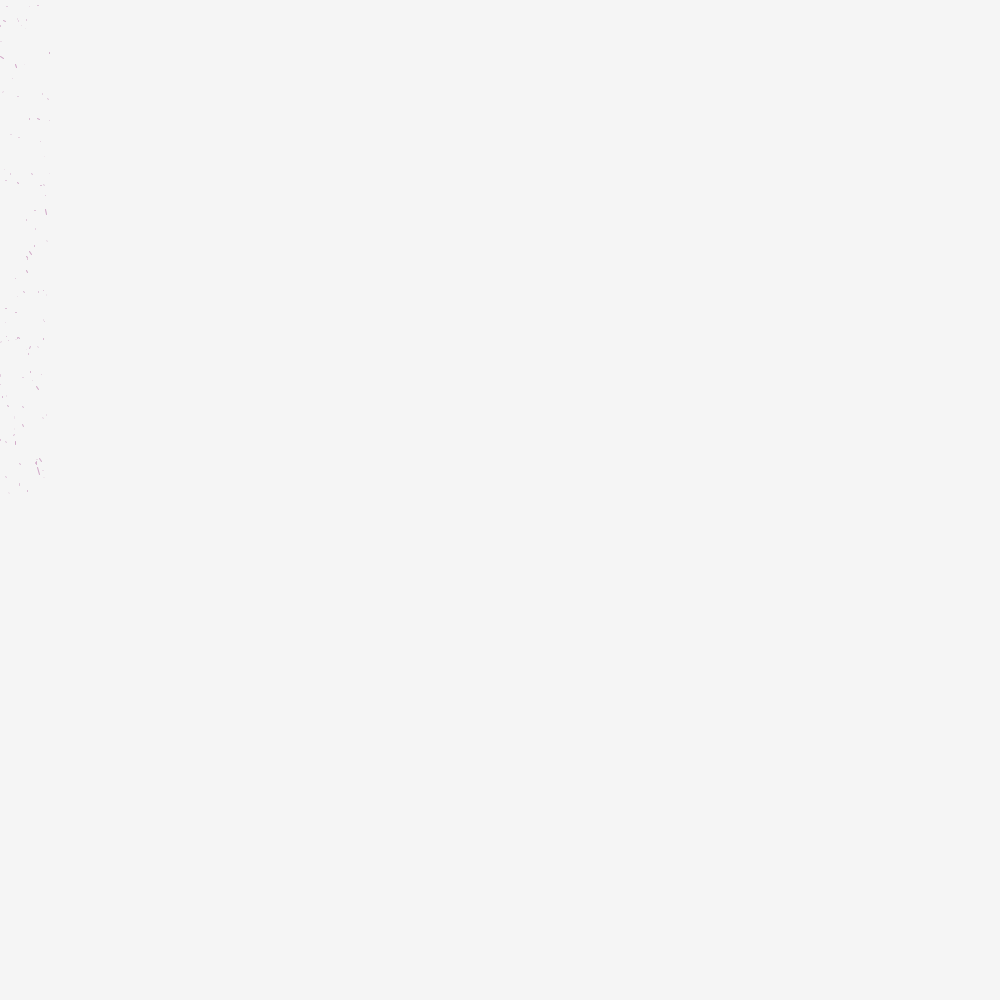
Frame 1 (no input)
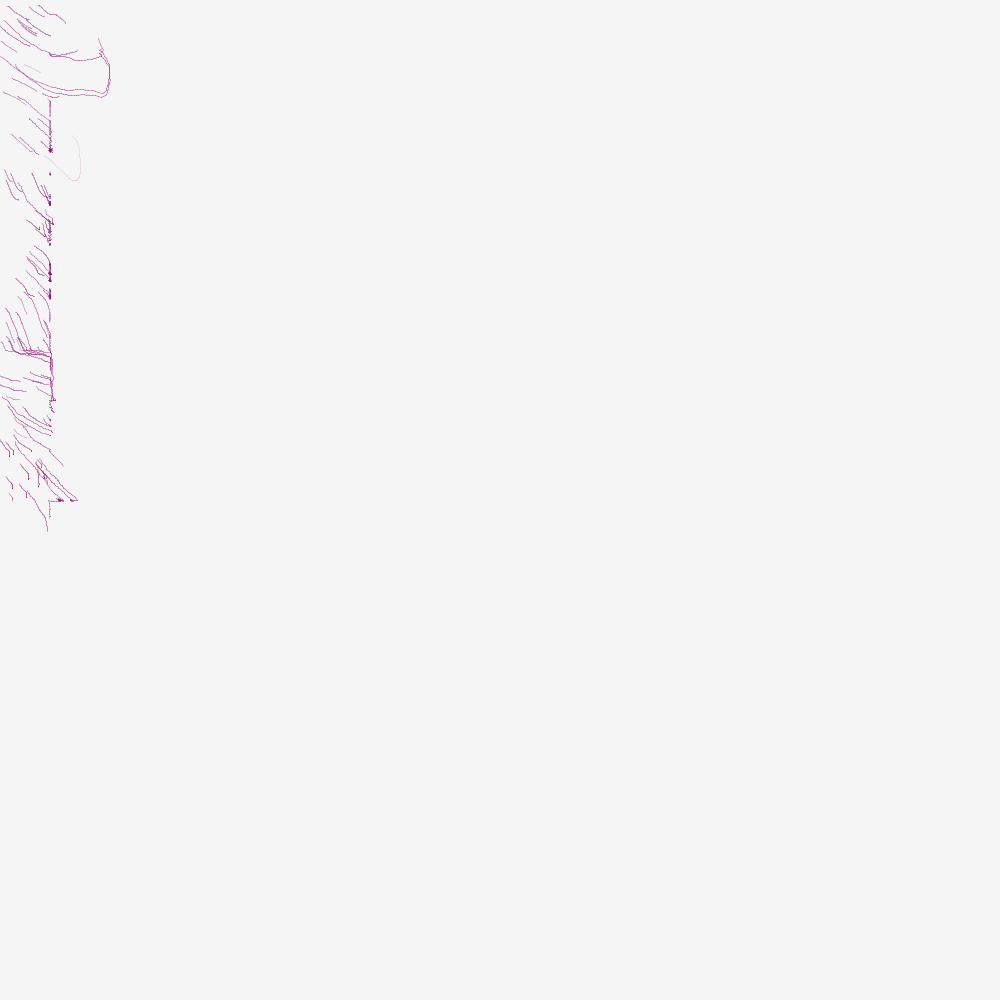
Frame 60 (the mouse pressed at the canvas centre just before this capture)
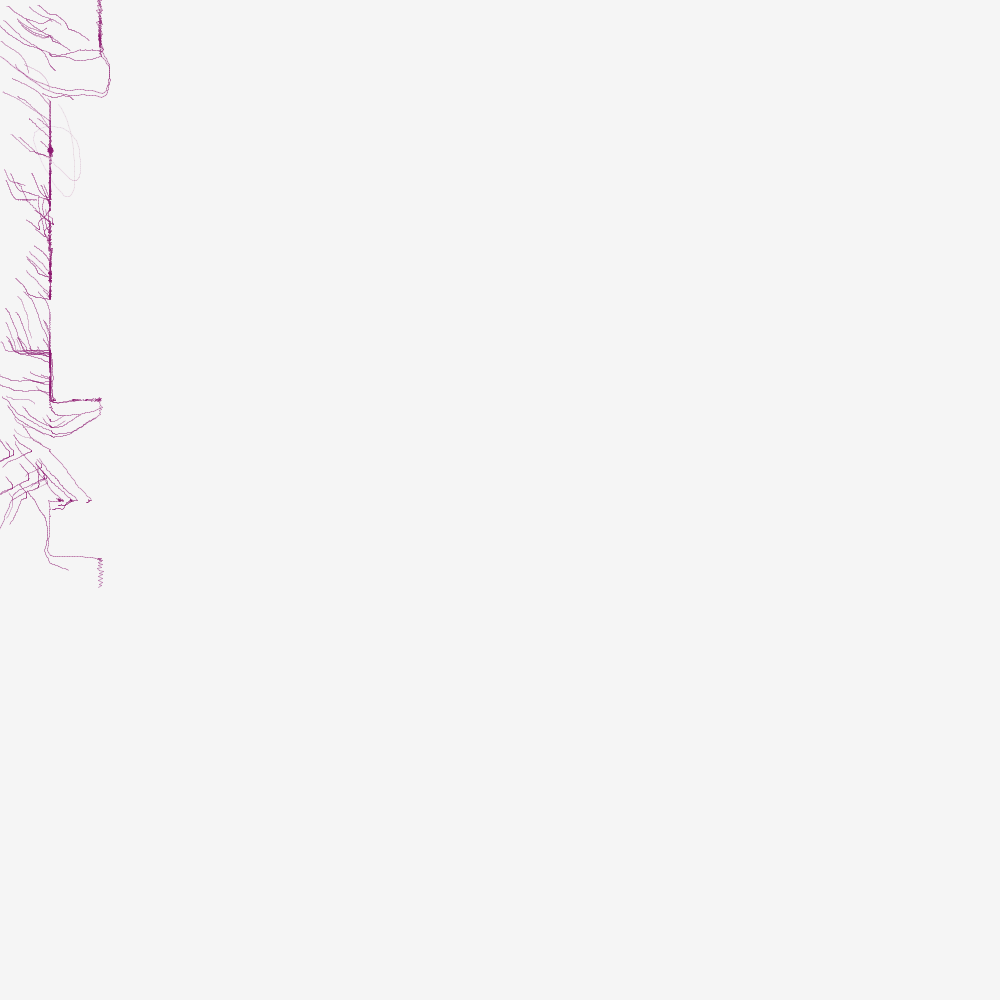
Frame 120 (the mouse held since frame 60 and released just before this capture)

The Processing sketch that drew these frames (run headless with seeded random() and noise(); from frame 60 on, the mouse is pressed at the canvas centre):

// Processing sketch: flow_test1
// ── flow_test1.pde


int x_cnt = 20;
int y_cnt = 20;
int particle_cnt = 100;

int grid_size_x = 100;
int grid_size_y = 100;

float row_cell_size;
float col_cell_size;
grid_cell[][] cells;
g_particle[] particles;

void setup() {
   size(1000,1000);
   background(245,245,245);

    row_cell_size = width / x_cnt;
    col_cell_size = height / y_cnt;
  
  cells = new grid_cell[x_cnt][y_cnt];
  
  for(int i = 0; i < x_cnt; i++) {
    for(int j = 0; j < y_cnt; j++) {
        
       float x_cent = i * row_cell_size  + row_cell_size/2; 
       float y_cent = j * col_cell_size  + col_cell_size/2;  
       //println(x_cent, y_cent);
       
       PVector k = new PVector(x_cent, y_cent);
       PVector s = new PVector(row_cell_size, col_cell_size);
       PVector l = new PVector();
       PVector m = new PVector();
       
       if(i % 4 == 0) {
         l.set(random(5)+10, random(5)+10);
         m.set(random(5) * i +10, random(5) * j +10);
       } else {
         l.set(random(-5,5), random(-5,5));
         m.set(random(-5,5) * i, random(-5,5) * j);
       }
       
       //grid_cell g = new grid_cell(k, s, l, m);
       cells[i][j] = new grid_cell(k, s, l, m);
       
       
       //println("i: ", i, " j: ", j);
       //cells[i][j].display();
       
    } //j
  }  //i
  
  //particles
  particles = new g_particle[particle_cnt];
  
  for(int p = 0; p < particle_cnt; p++) {
    PVector particle_loc = new PVector();
    particle_loc.x = (random(width/20));
    particle_loc.y = (random(height/2));
    
    PVector v = new PVector();
    v.x = random(-1,1);
    v.y = random(-1,1);
    particles[p] = new g_particle(particle_loc, v);
  
  } //p
  
} //setup


void draw() {
  //background(240,240,240);
  //particles
      for(int p = 0; p < particle_cnt; p++) {
        particles[p].get_cell(cells);
        //println("P: ", particles[p].parent_cell.flow_mag.x, particles[p].parent_cell.flow_mag.x);
        particles[p].update();
        
         
         if(p > 0) {
           particles[p].apply_force(particles[p-1].vel);
         }
         
         particles[p].display();
          
      } //p
      
     //update cells
       for(int i = 0; i < x_cnt; i++) {
          for(int j = 0; j < y_cnt; j++) {
              cells[i][j].update_cell_force();  //make rules about this
          }
       }
       
       if(frameCount % 100 == 0) { println(frameCount); }
    
} //draw
// ── g_particle.pde
class g_particle {
 
  PVector loc;
  PVector prev_loc;
  PVector vel;
  PVector acc;
  float mass;
  grid_cell parent_cell;
  
  g_particle(PVector pos, PVector veloc) {
     loc = pos.get();
     prev_loc = pos.get();
     mass = random(75.0);
     
     vel = veloc.get();
     //vel.x = .5;
     //vel.y = .5;
  }
  
  void display() {
     stroke(map(vel.x, -20, 20, 25, 255) ,25, map(vel.y, -20, 20, 25, 200),map(mass, 0, 75, 100, 15));
     //ellipse(loc.x, loc.y, 20, 20);
     line(loc.x, loc.y, prev_loc.x, prev_loc.y);
     
     if (vel.x > 6) {
       noStroke();
       fill(map(vel.x, -20, 20, 25, 255) ,25, map(vel.y, -20, 20, 25, 200),map(mass, 0, 75, 10, 2));
       ellipse(loc.x, loc.y, 25, 25);
     }
  }
  
  void get_cell(grid_cell[][] cells) {
     
    //println("x: ", cells.length);
    
    for(int x = 0; x < cells.length; x++) {
      for(int y = 0; y < cells.length; y++) {
        
        if(loc.x > cells[x][y].ul.x && loc.x < cells[x][y].br.x &&
             loc.y > cells[x][y].ul.y && loc.y < cells[x][y].br.y) {
               //println("Parent: ", cells[x][y].centre.x, cells[x][y].centre.y);
               parent_cell = cells[x][y];
             }           
        //println(cells[x][y].centre.x, " :: ", cells[x][y].cell_size.y);
        //println("L:", loc.x, "  C: ", cells[x][y].br.x, cells[x][y].ul.x);
         
       } //x
    } //y
  } //get_cell
  
  void apply_force(PVector force) {
     vel.add(force);
     vel.div(mass); // big impact
  }
  
   void update() {
      prev_loc = loc.get();
      PVector mag = parent_cell.flow_mag.get();
      //println("PMag: ", mag.x, mag.y);
      acc = PVector.div(mag, mass);
      //println("Acc: ", acc.x, acc.y);
      
      vel = vel.add(acc); 
      vel.limit(20);
      vel.limit(-20);
      loc.add(vel); 
      
      acc.mult(0);
      
      //check edges
      if (loc.x > width || loc.x < 0) {
        vel.mult(-1);
      }
      
      if (loc.y > height || loc.y < 0) {
        vel.mult(-1);
      }
   }
    
  
  
  void update_loc() {
      
  }
  
}
// ── grid_cell.pde
class grid_cell {

    PVector centre;
    PVector flow_dir;
    PVector flow_mag;
    PVector cell_size;
    float grid_rect_display_scale = 0.8; // only for displaying rects in the grid
    PVector ul;
    PVector br;
    float strength;
 
    grid_cell(PVector c, PVector c_size, PVector dir, PVector mag) {
        centre = c.get();
        flow_dir = dir.get();
        flow_mag = mag.get();
        cell_size = c_size.get();
        
        //println("centre: ", centre.x, "cell_size: ", cell_size.x);
        
        //scaling factor - power of cell
        strength = randomGaussian()*3 + 15;
        
        ul = new PVector();
        br = new PVector();
        
        ul.x = centre.x - (cell_size.x / 2);
        ul.y = centre.y - (cell_size.y / 2);
        
        br.x = centre.x + (cell_size.x / 2);
        br.y = centre.y + (cell_size.y / 2);
    }
    
    void display() {
       rectMode(CENTER);
       rect(centre.x, centre.y, cell_size.x * grid_rect_display_scale, cell_size.y * grid_rect_display_scale);
       ellipse(ul.x, ul.y, 10, 10);
       ellipse(br.x, br.y, 10, 10);
    }
    
    void update_cell_force() {
     flow_dir.x += random(-2,2);
     flow_dir.y += random(-2,2);
    
     //flow_dir.limit(20);
     //flow_dir.limit(-20);
     //flow_dir.div(strength);
     
     flow_mag.x = flow_dir.x;
     flow_mag.y = flow_dir.y;
     //flow_mag = flow_mag.div(.9); 
     
    }
    
    
}
